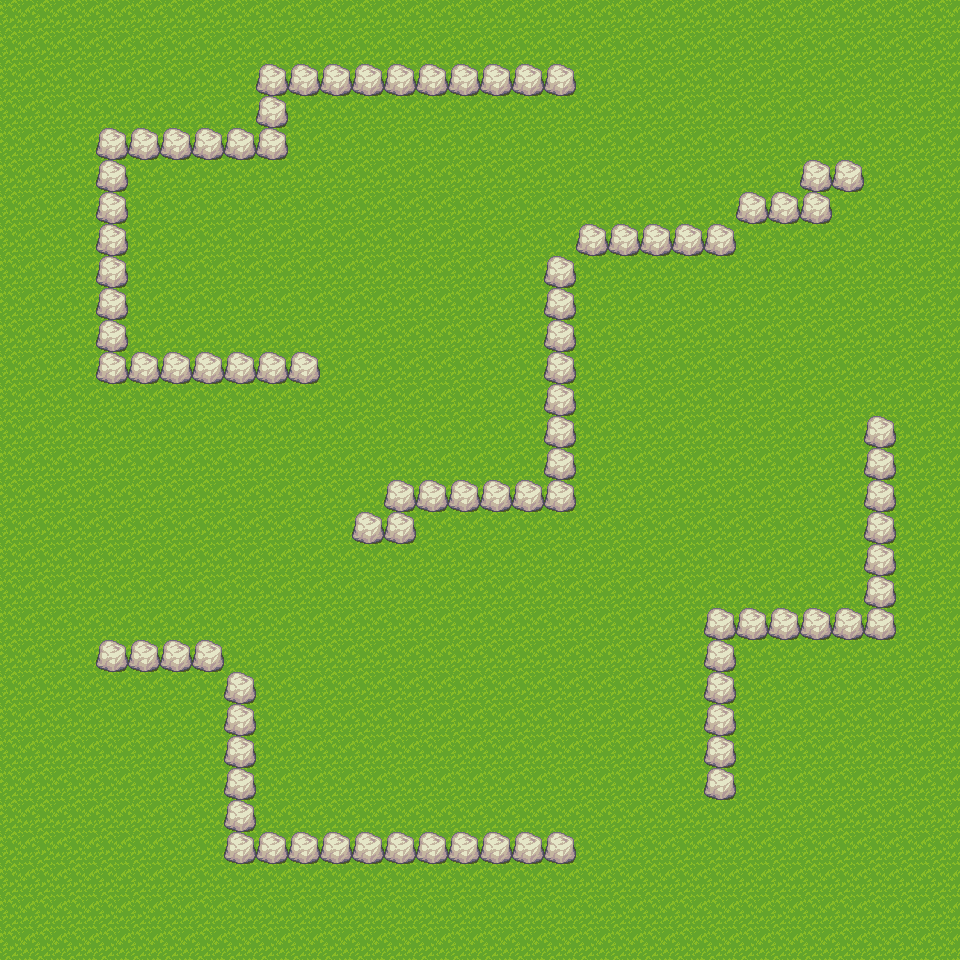

Below is a game level as drawn by its tile map, then a one-line description and the .tmx that defines it (tile-layer data replaced by summaries):
An orthogonal 30x30 tile map with 32x32 px tiles, 1 tile layer (layer1).

<map version="1.0" orientation="orthogonal" renderorder="right-down" width="30" height="30" tilewidth="32" tileheight="32" nextobjectid="1">
 <tileset firstgid="1" name="simplesheet" tilewidth="32" tileheight="32">
  <image source="simplesheet.png" width="192" height="96" />
  <tile id="0">
   <properties>
    <property name="walkable" value="true" />
   </properties>
  </tile>
 </tileset>
 <layer name="layer1" width="30" height="30">
  <data>[900 cells, 900 non-empty, 2 distinct tile ids]</data>
 </layer>
</map>